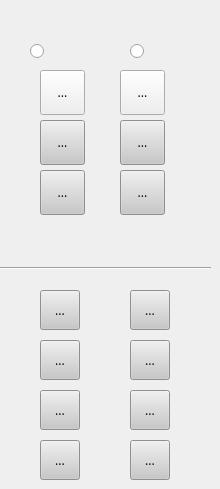
    <widget class="QWidget" name="tab_3">
     <property name="font">
      <font>
       <family>WenQuanYi Zen Hei</family>
      </font>
     </property>
     <attribute name="icon">
      <iconset resource="qrc_mainwindow.qrc">
       <normaloff>:/icons/colors.png</normaloff>:/icons/colors.png</iconset>
     </attribute>
     <attribute name="title">
      <string/>
     </attribute>
     <widget class="QToolButton" name="cyan">
      <property name="geometry">
       <rect>
        <x>40</x>
        <y>70</y>
        <width>45</width>
        <height>45</height>
       </rect>
      </property>
      <property name="font">
       <font>
        <family>WenQuanYi Zen Hei</family>
       </font>
      </property>
      <property name="toolTip">
       <string>&lt;!DOCTYPE HTML PUBLIC &quot;-//W3C//DTD HTML 4.0//EN&quot; &quot;http://www.w3.org/TR/REC-html40/strict.dtd&quot;&gt;
&lt;html&gt;&lt;head&gt;&lt;meta name=&quot;qrichtext&quot; content=&quot;1&quot; /&gt;&lt;style type=&quot;text/css&quot;&gt;
p, li { white-space: pre-wrap; }
&lt;/style&gt;&lt;/head&gt;&lt;body style=&quot; font-family:'Ubuntu'; font-size:11pt; font-weight:400; font-style:normal;&quot;&gt;
&lt;p style=&quot; margin-top:0px; margin-bottom:0px; margin-left:0px; margin-right:0px; -qt-block-indent:0; text-indent:0px;&quot;&gt;&lt;span style=&quot; font-size:8pt;&quot;&gt;C&lt;/span&gt;&lt;/p&gt;&lt;/body&gt;&lt;/html&gt;</string>
      </property>
      <property name="styleSheet">
       <string notr="true">QPushButton {background-color:rgb(200, 200, 200);}
</string>
      </property>
      <property name="text">
       <string>...</string>
      </property>
      <property name="icon">
       <iconset resource="qrc_mainwindow.qrc">
        <normaloff>:/icons/c.png</normaloff>:/icons/c.png</iconset>
      </property>
      <property name="iconSize">
       <size>
        <width>40</width>
        <height>40</height>
       </size>
      </property>
     </widget>
     <widget class="QToolButton" name="magenta">
      <property name="geometry">
       <rect>
        <x>120</x>
        <y>70</y>
        <width>45</width>
        <height>45</height>
       </rect>
      </property>
      <property name="font">
       <font>
        <family>WenQuanYi Zen Hei</family>
       </font>
      </property>
      <property name="toolTip">
       <string>&lt;!DOCTYPE HTML PUBLIC &quot;-//W3C//DTD HTML 4.0//EN&quot; &quot;http://www.w3.org/TR/REC-html40/strict.dtd&quot;&gt;
&lt;html&gt;&lt;head&gt;&lt;meta name=&quot;qrichtext&quot; content=&quot;1&quot; /&gt;&lt;style type=&quot;text/css&quot;&gt;
p, li { white-space: pre-wrap; }
&lt;/style&gt;&lt;/head&gt;&lt;body style=&quot; font-family:'Ubuntu'; font-size:11pt; font-weight:400; font-style:normal;&quot;&gt;
&lt;p style=&quot; margin-top:0px; margin-bottom:0px; margin-left:0px; margin-right:0px; -qt-block-indent:0; text-indent:0px;&quot;&gt;&lt;span style=&quot; font-size:8pt;&quot;&gt;M&lt;/span&gt;&lt;/p&gt;&lt;/body&gt;&lt;/html&gt;</string>
      </property>
      <property name="styleSheet">
       <string notr="true">QPushButton {background-color:rgb(200, 200, 200);}
</string>
      </property>
      <property name="text">
       <string>...</string>
      </property>
      <property name="icon">
       <iconset resource="qrc_mainwindow.qrc">
        <normaloff>:/icons/m.png</normaloff>:/icons/m.png</iconset>
      </property>
      <property name="iconSize">
       <size>
        <width>40</width>
        <height>40</height>
       </size>
      </property>
     </widget>
     <widget class="QToolButton" name="yellow">
      <property name="geometry">
       <rect>
        <x>40</x>
        <y>120</y>
        <width>45</width>
        <height>45</height>
       </rect>
      </property>
      <property name="font">
       <font>
        <family>WenQuanYi Zen Hei</family>
       </font>
      </property>
      <property name="toolTip">
       <string>&lt;!DOCTYPE HTML PUBLIC &quot;-//W3C//DTD HTML 4.0//EN&quot; &quot;http://www.w3.org/TR/REC-html40/strict.dtd&quot;&gt;
&lt;html&gt;&lt;head&gt;&lt;meta name=&quot;qrichtext&quot; content=&quot;1&quot; /&gt;&lt;style type=&quot;text/css&quot;&gt;
p, li { white-space: pre-wrap; }
&lt;/style&gt;&lt;/head&gt;&lt;body style=&quot; font-family:'Ubuntu'; font-size:11pt; font-weight:400; font-style:normal;&quot;&gt;
&lt;p style=&quot; margin-top:0px; margin-bottom:0px; margin-left:0px; margin-right:0px; -qt-block-indent:0; text-indent:0px;&quot;&gt;&lt;span style=&quot; font-size:8pt;&quot;&gt;Y&lt;/span&gt;&lt;/p&gt;&lt;/body&gt;&lt;/html&gt;</string>
      </property>
      <property name="styleSheet">
       <string notr="true">QWidget {background-color:rgb(200, 200, 200);}</string>
      </property>
      <property name="text">
       <string>...</string>
      </property>
      <property name="icon">
       <iconset resource="qrc_mainwindow.qrc">
        <normaloff>:/icons/y.png</normaloff>:/icons/y.png</iconset>
      </property>
      <property name="iconSize">
       <size>
        <width>40</width>
        <height>40</height>
       </size>
      </property>
     </widget>
     <widget class="QToolButton" name="black">
      <property name="geometry">
       <rect>
        <x>120</x>
        <y>120</y>
        <width>45</width>
        <height>45</height>
       </rect>
      </property>
      <property name="font">
       <font>
        <family>WenQuanYi Zen Hei</family>
       </font>
      </property>
      <property name="toolTip">
       <string>&lt;!DOCTYPE HTML PUBLIC &quot;-//W3C//DTD HTML 4.0//EN&quot; &quot;http://www.w3.org/TR/REC-html40/strict.dtd&quot;&gt;
&lt;html&gt;&lt;head&gt;&lt;meta name=&quot;qrichtext&quot; content=&quot;1&quot; /&gt;&lt;style type=&quot;text/css&quot;&gt;
p, li { white-space: pre-wrap; }
&lt;/style&gt;&lt;/head&gt;&lt;body style=&quot; font-family:'Ubuntu'; font-size:11pt; font-weight:400; font-style:normal;&quot;&gt;
&lt;p style=&quot; margin-top:0px; margin-bottom:0px; margin-left:0px; margin-right:0px; -qt-block-indent:0; text-indent:0px;&quot;&gt;&lt;span style=&quot; font-size:8pt;&quot;&gt;K&lt;/span&gt;&lt;/p&gt;&lt;/body&gt;&lt;/html&gt;</string>
      </property>
      <property name="styleSheet">
       <string notr="true">QWidget {background-color:rgb(200, 200, 200);}</string>
      </property>
      <property name="text">
       <string>...</string>
      </property>
      <property name="icon">
       <iconset resource="qrc_mainwindow.qrc">
        <normaloff>:/icons/k.png</normaloff>:/icons/k.png</iconset>
      </property>
      <property name="iconSize">
       <size>
        <width>40</width>
        <height>40</height>
       </size>
      </property>
     </widget>
     <widget class="Line" name="line_2">
      <property name="geometry">
       <rect>
        <x>0</x>
        <y>260</y>
        <width>211</width>
        <height>16</height>
       </rect>
      </property>
      <property name="orientation">
       <enum>Qt::Horizontal</enum>
      </property>
     </widget>
     <widget class="QToolButton" name="pushButton_direction1">
      <property name="geometry">
       <rect>
        <x>40</x>
        <y>290</y>
        <width>40</width>
        <height>40</height>
       </rect>
      </property>
      <property name="font">
       <font>
        <family>WenQuanYi Zen Hei</family>
       </font>
      </property>
      <property name="toolTip">
       <string>&lt;!DOCTYPE HTML PUBLIC &quot;-//W3C//DTD HTML 4.0//EN&quot; &quot;http://www.w3.org/TR/REC-html40/strict.dtd&quot;&gt;
&lt;html&gt;&lt;head&gt;&lt;meta name=&quot;qrichtext&quot; content=&quot;1&quot; /&gt;&lt;style type=&quot;text/css&quot;&gt;
p, li { white-space: pre-wrap; }
&lt;/style&gt;&lt;/head&gt;&lt;body style=&quot; font-family:'Ubuntu'; font-size:11pt; font-weight:400; font-style:normal;&quot;&gt;
&lt;p style=&quot; margin-top:0px; margin-bottom:0px; margin-left:0px; margin-right:0px; -qt-block-indent:0; text-indent:0px;&quot;&gt;&lt;span style=&quot; font-size:8pt;&quot;&gt;初始方向&lt;/span&gt;&lt;/p&gt;&lt;/body&gt;&lt;/html&gt;</string>
      </property>
      <property name="styleSheet">
       <string notr="true">QWidget {background-color:rgb(200, 200, 200);}</string>
      </property>
      <property name="text">
       <string>...</string>
      </property>
      <property name="icon">
       <iconset resource="qrc_mainwindow.qrc">
        <normaloff>:/icons/direction1.png</normaloff>:/icons/direction1.png</iconset>
      </property>
      <property name="iconSize">
       <size>
        <width>75</width>
        <height>75</height>
       </size>
      </property>
     </widget>
     <widget class="QToolButton" name="pushButton_direction2">
      <property name="geometry">
       <rect>
        <x>130</x>
        <y>290</y>
        <width>40</width>
        <height>40</height>
       </rect>
      </property>
      <property name="font">
       <font>
        <family>WenQuanYi Zen Hei</family>
       </font>
      </property>
      <property name="toolTip">
       <string>&lt;!DOCTYPE HTML PUBLIC &quot;-//W3C//DTD HTML 4.0//EN&quot; &quot;http://www.w3.org/TR/REC-html40/strict.dtd&quot;&gt;
&lt;html&gt;&lt;head&gt;&lt;meta name=&quot;qrichtext&quot; content=&quot;1&quot; /&gt;&lt;style type=&quot;text/css&quot;&gt;
p, li { white-space: pre-wrap; }
&lt;/style&gt;&lt;/head&gt;&lt;body style=&quot; font-family:'Ubuntu'; font-size:11pt; font-weight:400; font-style:normal;&quot;&gt;
&lt;p style=&quot; margin-top:0px; margin-bottom:0px; margin-left:0px; margin-right:0px; -qt-block-indent:0; text-indent:0px;&quot;&gt;&lt;span style=&quot; font-size:8pt;&quot;&gt;90度方向&lt;/span&gt;&lt;/p&gt;&lt;/body&gt;&lt;/html&gt;</string>
      </property>
      <property name="styleSheet">
       <string notr="true">QWidget {background-color:rgb(200, 200, 200);}</string>
      </property>
      <property name="text">
       <string>...</string>
      </property>
      <property name="icon">
       <iconset resource="qrc_mainwindow.qrc">
        <normaloff>:/icons/direction2.png</normaloff>:/icons/direction2.png</iconset>
      </property>
      <property name="iconSize">
       <size>
        <width>75</width>
        <height>75</height>
       </size>
      </property>
     </widget>
     <widget class="QToolButton" name="pushButton_direction3">
      <property name="geometry">
       <rect>
        <x>40</x>
        <y>340</y>
        <width>40</width>
        <height>40</height>
       </rect>
      </property>
      <property name="font">
       <font>
        <family>WenQuanYi Zen Hei</family>
       </font>
      </property>
      <property name="toolTip">
       <string>&lt;!DOCTYPE HTML PUBLIC &quot;-//W3C//DTD HTML 4.0//EN&quot; &quot;http://www.w3.org/TR/REC-html40/strict.dtd&quot;&gt;
&lt;html&gt;&lt;head&gt;&lt;meta name=&quot;qrichtext&quot; content=&quot;1&quot; /&gt;&lt;style type=&quot;text/css&quot;&gt;
p, li { white-space: pre-wrap; }
&lt;/style&gt;&lt;/head&gt;&lt;body style=&quot; font-family:'Ubuntu'; font-size:11pt; font-weight:400; font-style:normal;&quot;&gt;
&lt;p style=&quot; margin-top:0px; margin-bottom:0px; margin-left:0px; margin-right:0px; -qt-block-indent:0; text-indent:0px;&quot;&gt;&lt;span style=&quot; font-size:8pt;&quot;&gt;180度方向&lt;/span&gt;&lt;/p&gt;&lt;/body&gt;&lt;/html&gt;</string>
      </property>
      <property name="styleSheet">
       <string notr="true">QWidget {background-color:rgb(200, 200, 200);}</string>
      </property>
      <property name="text">
       <string>...</string>
      </property>
      <property name="icon">
       <iconset resource="qrc_mainwindow.qrc">
        <normaloff>:/icons/direction3.png</normaloff>:/icons/direction3.png</iconset>
      </property>
      <property name="iconSize">
       <size>
        <width>75</width>
        <height>75</height>
       </size>
      </property>
     </widget>
     <widget class="QToolButton" name="pushButton_direction4">
      <property name="geometry">
       <rect>
        <x>130</x>
        <y>340</y>
        <width>40</width>
        <height>40</height>
       </rect>
      </property>
      <property name="font">
       <font>
        <family>WenQuanYi Zen Hei</family>
       </font>
      </property>
      <property name="toolTip">
       <string>&lt;!DOCTYPE HTML PUBLIC &quot;-//W3C//DTD HTML 4.0//EN&quot; &quot;http://www.w3.org/TR/REC-html40/strict.dtd&quot;&gt;
&lt;html&gt;&lt;head&gt;&lt;meta name=&quot;qrichtext&quot; content=&quot;1&quot; /&gt;&lt;style type=&quot;text/css&quot;&gt;
p, li { white-space: pre-wrap; }
&lt;/style&gt;&lt;/head&gt;&lt;body style=&quot; font-family:'Ubuntu'; font-size:11pt; font-weight:400; font-style:normal;&quot;&gt;
&lt;p style=&quot; margin-top:0px; margin-bottom:0px; margin-left:0px; margin-right:0px; -qt-block-indent:0; text-indent:0px;&quot;&gt;&lt;span style=&quot; font-size:8pt;&quot;&gt;270度方向&lt;/span&gt;&lt;/p&gt;&lt;/body&gt;&lt;/html&gt;</string>
      </property>
      <property name="styleSheet">
       <string notr="true">QWidget {background-color:rgb(200, 200, 200);}</string>
      </property>
      <property name="text">
       <string>...</string>
      </property>
      <property name="icon">
       <iconset resource="qrc_mainwindow.qrc">
        <normaloff>:/icons/direction4.png</normaloff>:/icons/direction4.png</iconset>
      </property>
      <property name="iconSize">
       <size>
        <width>75</width>
        <height>75</height>
       </size>
      </property>
     </widget>
     <widget class="QToolButton" name="pushButton_direction5">
      <property name="geometry">
       <rect>
        <x>40</x>
        <y>390</y>
        <width>40</width>
        <height>40</height>
       </rect>
      </property>
      <property name="font">
       <font>
        <family>WenQuanYi Zen Hei</family>
       </font>
      </property>
      <property name="toolTip">
       <string>&lt;!DOCTYPE HTML PUBLIC &quot;-//W3C//DTD HTML 4.0//EN&quot; &quot;http://www.w3.org/TR/REC-html40/strict.dtd&quot;&gt;
&lt;html&gt;&lt;head&gt;&lt;meta name=&quot;qrichtext&quot; content=&quot;1&quot; /&gt;&lt;style type=&quot;text/css&quot;&gt;
p, li { white-space: pre-wrap; }
&lt;/style&gt;&lt;/head&gt;&lt;body style=&quot; font-family:'Ubuntu'; font-size:11pt; font-weight:400; font-style:normal;&quot;&gt;
&lt;p style=&quot; margin-top:0px; margin-bottom:0px; margin-left:0px; margin-right:0px; -qt-block-indent:0; text-indent:0px;&quot;&gt;&lt;span style=&quot; font-size:8pt;&quot;&gt;横向翻转&lt;/span&gt;&lt;/p&gt;&lt;/body&gt;&lt;/html&gt;</string>
      </property>
      <property name="styleSheet">
       <string notr="true">QWidget {background-color:rgb(200, 200, 200);}</string>
      </property>
      <property name="text">
       <string>...</string>
      </property>
      <property name="icon">
       <iconset resource="qrc_mainwindow.qrc">
        <normaloff>:/icons/direction5.png</normaloff>:/icons/direction5.png</iconset>
      </property>
      <property name="iconSize">
       <size>
        <width>75</width>
        <height>75</height>
       </size>
      </property>
     </widget>
     <widget class="QToolButton" name="pushButton_direction6">
      <property name="geometry">
       <rect>
        <x>130</x>
        <y>390</y>
        <width>40</width>
        <height>40</height>
       </rect>
      </property>
      <property name="font">
       <font>
        <family>WenQuanYi Zen Hei</family>
       </font>
      </property>
      <property name="toolTip">
       <string>&lt;!DOCTYPE HTML PUBLIC &quot;-//W3C//DTD HTML 4.0//EN&quot; &quot;http://www.w3.org/TR/REC-html40/strict.dtd&quot;&gt;
&lt;html&gt;&lt;head&gt;&lt;meta name=&quot;qrichtext&quot; content=&quot;1&quot; /&gt;&lt;style type=&quot;text/css&quot;&gt;
p, li { white-space: pre-wrap; }
&lt;/style&gt;&lt;/head&gt;&lt;body style=&quot; font-family:'Ubuntu'; font-size:11pt; font-weight:400; font-style:normal;&quot;&gt;
&lt;p style=&quot; margin-top:0px; margin-bottom:0px; margin-left:0px; margin-right:0px; -qt-block-indent:0; text-indent:0px;&quot;&gt;&lt;span style=&quot; font-size:8pt;&quot;&gt;翻转/90度方向&lt;/span&gt;&lt;/p&gt;&lt;/body&gt;&lt;/html&gt;</string>
      </property>
      <property name="styleSheet">
       <string notr="true">QWidget {background-color:rgb(200, 200, 200);}</string>
      </property>
      <property name="text">
       <string>...</string>
      </property>
      <property name="icon">
       <iconset resource="qrc_mainwindow.qrc">
        <normaloff>:/icons/direction6.png</normaloff>:/icons/direction6.png</iconset>
      </property>
      <property name="iconSize">
       <size>
        <width>75</width>
        <height>75</height>
       </size>
      </property>
     </widget>
     <widget class="QToolButton" name="pushButton_direction7">
      <property name="geometry">
       <rect>
        <x>40</x>
        <y>440</y>
        <width>40</width>
        <height>40</height>
       </rect>
      </property>
      <property name="font">
       <font>
        <family>WenQuanYi Zen Hei</family>
       </font>
      </property>
      <property name="toolTip">
       <string>&lt;!DOCTYPE HTML PUBLIC &quot;-//W3C//DTD HTML 4.0//EN&quot; &quot;http://www.w3.org/TR/REC-html40/strict.dtd&quot;&gt;
&lt;html&gt;&lt;head&gt;&lt;meta name=&quot;qrichtext&quot; content=&quot;1&quot; /&gt;&lt;style type=&quot;text/css&quot;&gt;
p, li { white-space: pre-wrap; }
&lt;/style&gt;&lt;/head&gt;&lt;body style=&quot; font-family:'Ubuntu'; font-size:11pt; font-weight:400; font-style:normal;&quot;&gt;
&lt;p style=&quot; margin-top:0px; margin-bottom:0px; margin-left:0px; margin-right:0px; -qt-block-indent:0; text-indent:0px;&quot;&gt;&lt;span style=&quot; font-size:8pt;&quot;&gt;翻转/180度方向&lt;/span&gt;&lt;/p&gt;&lt;/body&gt;&lt;/html&gt;</string>
      </property>
      <property name="styleSheet">
       <string notr="true">QWidget {background-color:rgb(200, 200, 200);}</string>
      </property>
      <property name="text">
       <string>...</string>
      </property>
      <property name="icon">
       <iconset resource="qrc_mainwindow.qrc">
        <normaloff>:/icons/direction7.png</normaloff>:/icons/direction7.png</iconset>
      </property>
      <property name="iconSize">
       <size>
        <width>75</width>
        <height>75</height>
       </size>
      </property>
     </widget>
     <widget class="QToolButton" name="pushButton_direction8">
      <property name="geometry">
       <rect>
        <x>130</x>
        <y>440</y>
        <width>40</width>
        <height>40</height>
       </rect>
      </property>
      <property name="font">
       <font>
        <family>WenQuanYi Zen Hei</family>
       </font>
      </property>
      <property name="toolTip">
       <string>&lt;!DOCTYPE HTML PUBLIC &quot;-//W3C//DTD HTML 4.0//EN&quot; &quot;http://www.w3.org/TR/REC-html40/strict.dtd&quot;&gt;
&lt;html&gt;&lt;head&gt;&lt;meta name=&quot;qrichtext&quot; content=&quot;1&quot; /&gt;&lt;style type=&quot;text/css&quot;&gt;
p, li { white-space: pre-wrap; }
&lt;/style&gt;&lt;/head&gt;&lt;body style=&quot; font-family:'Ubuntu'; font-size:11pt; font-weight:400; font-style:normal;&quot;&gt;
&lt;p style=&quot; margin-top:0px; margin-bottom:0px; margin-left:0px; margin-right:0px; -qt-block-indent:0; text-indent:0px;&quot;&gt;&lt;span style=&quot; font-size:8pt;&quot;&gt;翻转/270度方向&lt;/span&gt;&lt;/p&gt;&lt;/body&gt;&lt;/html&gt;</string>
      </property>
      <property name="styleSheet">
       <string notr="true">QWidget {background-color:rgb(200, 200, 200);}</string>
      </property>
      <property name="text">
       <string>...</string>
      </property>
      <property name="icon">
       <iconset resource="qrc_mainwindow.qrc">
        <normaloff>:/icons/direction8.png</normaloff>:/icons/direction8.png</iconset>
      </property>
      <property name="iconSize">
       <size>
        <width>75</width>
        <height>75</height>
       </size>
      </property>
     </widget>
     <widget class="QRadioButton" name="radioButton_lowerSide">
      <property name="geometry">
       <rect>
        <x>130</x>
        <y>40</y>
        <width>51</width>
        <height>23</height>
       </rect>
      </property>
      <property name="toolTip">
       <string>&lt;!DOCTYPE HTML PUBLIC &quot;-//W3C//DTD HTML 4.0//EN&quot; &quot;http://www.w3.org/TR/REC-html40/strict.dtd&quot;&gt;
&lt;html&gt;&lt;head&gt;&lt;meta name=&quot;qrichtext&quot; content=&quot;1&quot; /&gt;&lt;style type=&quot;text/css&quot;&gt;
p, li { white-space: pre-wrap; }
&lt;/style&gt;&lt;/head&gt;&lt;body style=&quot; font-family:'Ubuntu'; font-size:11pt; font-weight:400; font-style:normal;&quot;&gt;
&lt;p style=&quot; margin-top:0px; margin-bottom:0px; margin-left:0px; margin-right:0px; -qt-block-indent:0; text-indent:0px;&quot;&gt;&lt;span style=&quot; font-size:8pt;&quot;&gt;反面&lt;/span&gt;&lt;/p&gt;&lt;/body&gt;&lt;/html&gt;</string>
      </property>
      <property name="text">
       <string/>
      </property>
      <property name="icon">
       <iconset resource="qrc_mainwindow.qrc">
        <normaloff>:/icons/lower.png</normaloff>:/icons/lower.png</iconset>
      </property>
      <property name="autoExclusive">
       <bool>false</bool>
      </property>
     </widget>
     <widget class="QRadioButton" name="radioButton_upperSide">
      <property name="geometry">
       <rect>
        <x>30</x>
        <y>40</y>
        <width>51</width>
        <height>23</height>
       </rect>
      </property>
      <property name="toolTip">
       <string>&lt;!DOCTYPE HTML PUBLIC &quot;-//W3C//DTD HTML 4.0//EN&quot; &quot;http://www.w3.org/TR/REC-html40/strict.dtd&quot;&gt;
&lt;html&gt;&lt;head&gt;&lt;meta name=&quot;qrichtext&quot; content=&quot;1&quot; /&gt;&lt;style type=&quot;text/css&quot;&gt;
p, li { white-space: pre-wrap; }
&lt;/style&gt;&lt;/head&gt;&lt;body style=&quot; font-family:'Ubuntu'; font-size:11pt; font-weight:400; font-style:normal;&quot;&gt;
&lt;p style=&quot; margin-top:0px; margin-bottom:0px; margin-left:0px; margin-right:0px; -qt-block-indent:0; text-indent:0px;&quot;&gt;&lt;span style=&quot; font-size:8pt;&quot;&gt;正面&lt;/span&gt;&lt;/p&gt;&lt;/body&gt;&lt;/html&gt;</string>
      </property>
      <property name="text">
       <string/>
      </property>
      <property name="icon">
       <iconset resource="qrc_mainwindow.qrc">
        <normaloff>:/icons/upper.png</normaloff>:/icons/upper.png</iconset>
      </property>
      <property name="autoExclusive">
       <bool>false</bool>
      </property>
     </widget>
     <widget class="QToolButton" name="color1">
      <property name="geometry">
       <rect>
        <x>40</x>
        <y>170</y>
        <width>45</width>
        <height>45</height>
       </rect>
      </property>
      <property name="font">
       <font>
        <family>WenQuanYi Zen Hei</family>
       </font>
      </property>
      <property name="toolTip">
       <string>&lt;!DOCTYPE HTML PUBLIC &quot;-//W3C//DTD HTML 4.0//EN&quot; &quot;http://www.w3.org/TR/REC-html40/strict.dtd&quot;&gt;
&lt;html&gt;&lt;head&gt;&lt;meta name=&quot;qrichtext&quot; content=&quot;1&quot; /&gt;&lt;style type=&quot;text/css&quot;&gt;
p, li { white-space: pre-wrap; }
&lt;/style&gt;&lt;/head&gt;&lt;body style=&quot; font-family:'Ubuntu'; font-size:11pt; font-weight:400; font-style:normal;&quot;&gt;
&lt;p style=&quot; margin-top:0px; margin-bottom:0px; margin-left:0px; margin-right:0px; -qt-block-indent:0; text-indent:0px;&quot;&gt;&lt;span style=&quot; font-size:8pt;&quot;&gt;K&lt;/span&gt;&lt;/p&gt;&lt;/body&gt;&lt;/html&gt;</string>
      </property>
      <property name="styleSheet">
       <string notr="true">QWidget {background-color:rgb(200, 200, 200);}</string>
      </property>
      <property name="text">
       <string>...</string>
      </property>
      <property name="icon">
       <iconset resource="qrc_mainwindow.qrc">
        <normaloff>:/icons/color1.png</normaloff>:/icons/color1.png</iconset>
      </property>
      <property name="iconSize">
       <size>
        <width>40</width>
        <height>40</height>
       </size>
      </property>
     </widget>
     <widget class="QToolButton" name="color2">
      <property name="geometry">
       <rect>
        <x>120</x>
        <y>170</y>
        <width>45</width>
        <height>45</height>
       </rect>
      </property>
      <property name="font">
       <font>
        <family>WenQuanYi Zen Hei</family>
       </font>
      </property>
      <property name="toolTip">
       <string>&lt;!DOCTYPE HTML PUBLIC &quot;-//W3C//DTD HTML 4.0//EN&quot; &quot;http://www.w3.org/TR/REC-html40/strict.dtd&quot;&gt;
&lt;html&gt;&lt;head&gt;&lt;meta name=&quot;qrichtext&quot; content=&quot;1&quot; /&gt;&lt;style type=&quot;text/css&quot;&gt;
p, li { white-space: pre-wrap; }
&lt;/style&gt;&lt;/head&gt;&lt;body style=&quot; font-family:'Ubuntu'; font-size:11pt; font-weight:400; font-style:normal;&quot;&gt;
&lt;p style=&quot; margin-top:0px; margin-bottom:0px; margin-left:0px; margin-right:0px; -qt-block-indent:0; text-indent:0px;&quot;&gt;&lt;span style=&quot; font-size:8pt;&quot;&gt;K&lt;/span&gt;&lt;/p&gt;&lt;/body&gt;&lt;/html&gt;</string>
      </property>
      <property name="styleSheet">
       <string notr="true">QWidget {background-color:rgb(200, 200, 200);}</string>
      </property>
      <property name="text">
       <string>...</string>
      </property>
      <property name="icon">
       <iconset resource="qrc_mainwindow.qrc">
        <normaloff>:/icons/color2.png</normaloff>:/icons/color2.png</iconset>
      </property>
      <property name="iconSize">
       <size>
        <width>40</width>
        <height>40</height>
       </size>
      </property>
     </widget>
    </widget>
